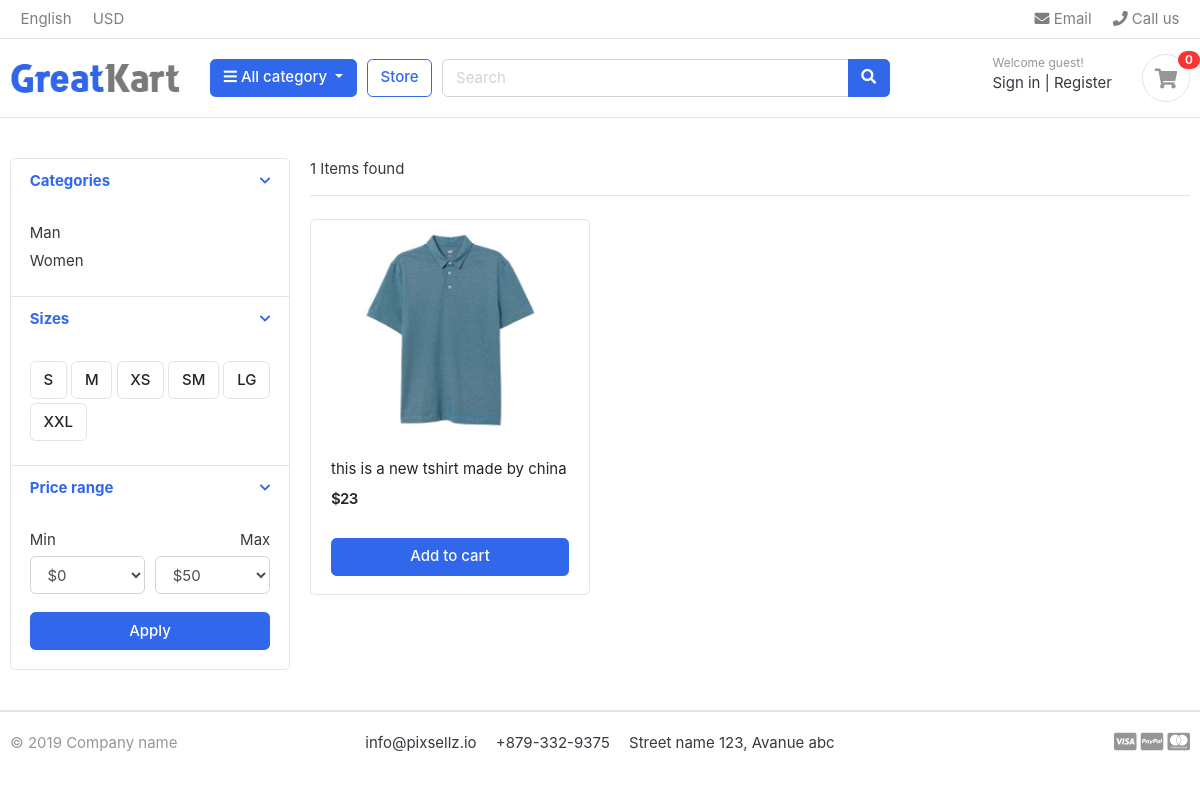
The app's page /Category/Tshirt, older data.
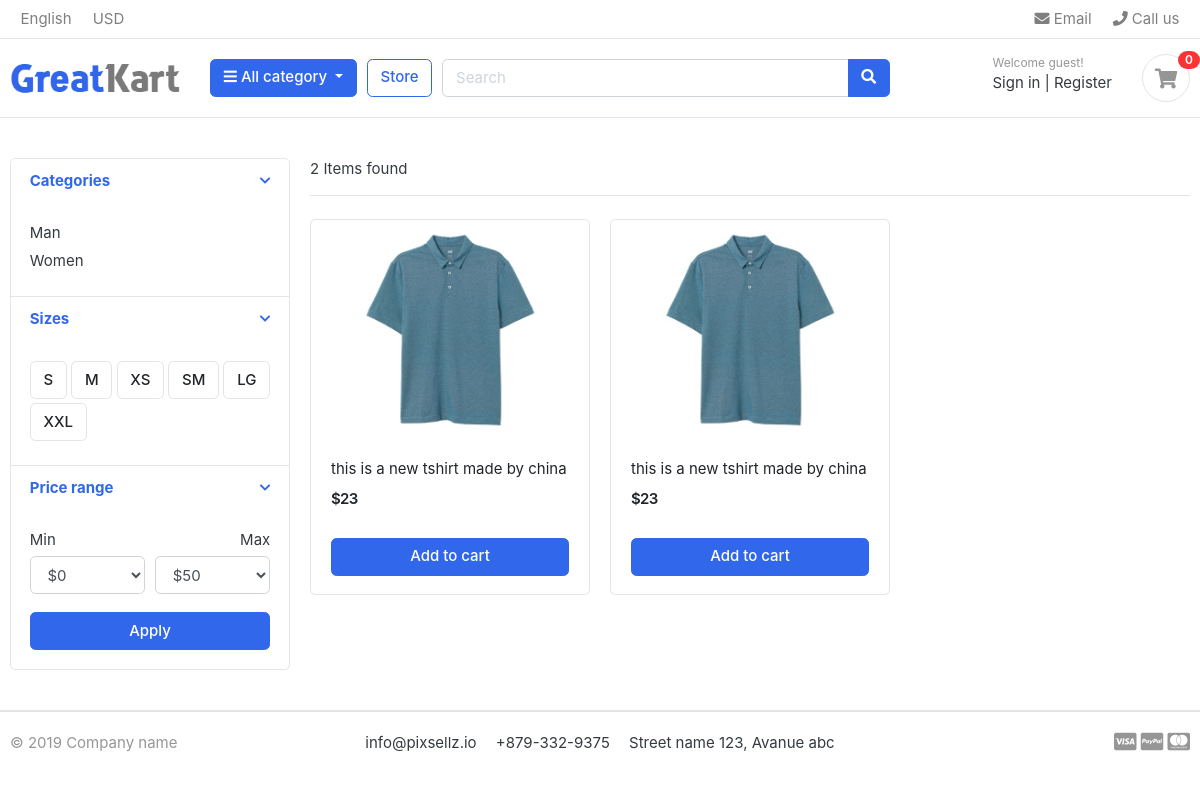
The same page, newer data.
### Categories/models.py (models this page shows, shortened)
class Category(models.Model):
    Choices=[
        ('Man','Man'),
        ('Women','Women'),
        ('Electronic','Electronic'),
        ('Tshirt', 'Tshirt'),
        ('Pants', 'Pants'),
        ('Accessories', 'Accessories'),
        ('Bags', 'Bags'),
        ('Shoes','Shoes'),
        ('Jacket','Jacket')
    ]
    ParentCategory=models.CharField(choices=Choices,max_length=50,null=True,blank=True)
    Parentitem=models.ForeignKey('self',blank=True,null=True,related_name='children',on_delete=models.CASCADE)
    def pass_parentname_url(self):
        return reverse('CategorySearch',args=[self.ParentCategory])

### SizeColor/models.py (models this page shows)
class Sizes(models.Model):
    SizeRate = [
        ('S', 'S'),
        ('M', 'M'),
        ('XS', 'XS'),
        ('SM', 'SM'),
        ('LG', 'LG'),
        ('XXL', 'XXL')
    ]
    SizeRate=models.CharField(choices=SizeRate,max_length=50)
    def __str__(self):
        return self.SizeRate

### Product/models.py (models this page shows, shortened)
class ProductDetail(models.Model):
    Pro_Detail=models.ForeignKey(Product,on_delete=models.CASCADE)
    Pro_Cat=models.ForeignKey(Category,on_delete=models.CASCADE)
    Pro_size=models.ForeignKey(Sizes,on_delete=models.CASCADE,null=True,blank=True)
    Pro_color=models.ForeignKey(Colors,on_delete=models.CASCADE,null=True,blank=True)
    objects=ProductDetail_Manger()
    def pass_value_to_url(self):
        return reverse('ProductDetailView',args=[self.id])

class Product(models.Model):
    Rate = [
        ('High', 'High'),
        ('Low', 'Low'),
        ('Affordable', 'Affordable')
    ]
    title=models.CharField(max_length=150)
    image=models.ImageField(upload_to='Photos/Product/',null=True)
    description=models.CharField(max_length=150)
    price=models.IntegerField(default=0,null=True,blank=True)
    rate=models.CharField(choices=Rate,max_length=50,null=True,blank=True)
    objects=ProductMange()

### Product/views.py (the view)
# urls.py: path('Category/<slug:CategoryName>',CategorySearch.as_view(),name="CategorySearch"),
class CategorySearch(ListView):
    paginate_by = 3
    template_name = 'SearchResult/SearchResult.html'
    model = ProductDetail
    slugvalue=None
    count=None
    def get_queryset(self):
        self.slugvalue=None
        categoryname=self.get_slug_value()
        print(categoryname)
        Product_Category = ProductDetail.objects.filter(Pro_Cat__ParentCategory__icontains=categoryname)
        if len(Product_Category)==0:
            print("Product_Category")
            Product_Category=ProductDetail.objects.filter(Pro_Cat__Parentitem__ParentCategory=categoryname)
        self.count=Product_Category.count()
        return Product_Category
    def get_slug_value(self):
        self.slugvalue=self.kwargs['CategoryName']
        return self.slugvalue
    def get_context_data(self,*args,**kwargs):
        context=super(CategorySearch, self).get_context_data(*args,**kwargs)
        categories = Category.objects.filter(Parentitem=None).distinct()
        SizeRates=Sizes.objects.all().distinct()
        print(SizeRates)
        context['Categories'] = categories
        context['SizeRates'] = SizeRates
        context['Counts'] = self.count
        return context

### Comments/context_processors.py
class CommentForm(ModelForm):
    class Meta:
        model=Comments
        fields=['Description']
        widgets={
            'Description':Textarea()
        }

### Categories/context_processors.py (called while the page is built)
def CategoriesItem(request):
    categories = Category.objects.all().exclude(Parentitem=None).values('ParentCategory')
    category_item = []
    for category in categories:
        for key in category:
            category_item.append(category.get(key))
    return dict(CategoriesItem=set(category_item))

### Comments/context_processors.py (called while the page is built)
def passform(request):
    return dict(commentform=CommentForm())

def pass_all_comments(request):
    return dict(comments=Comments.objects.all())

### templates/SearchResult/SearchResult.html (shortened to what this page needs)
{% extends 'base.html' %}
{% load static %}
{% block content %}
<section class="section-content padding-y">
<div class="container">
<div class="row">
	<aside class="col-md-3">
<div class="card">
	<article class="filter-group">
		<header class="card-header">
			<a href="#" data-toggle="collapse" data-target="#collapse_1" aria-expanded="true" class="">
				<i class="icon-control fa fa-chevron-down"></i>
				<h6 class="title">Categories</h6>
			</a>
		</header>
		<div class="filter-content collapse show" id="collapse_1" style="">
			<div class="card-body">
				<ul class="list-menu">
                    {% for category in Categories %}
				<li><a href="{{ category.pass_parentname_url }}">{{ category.ParentCategory }}  </a></li>
                    {% endfor %}
				</ul>
			</div>
		</div>
	</article>
	<article class="filter-group">
		<header class="card-header">
			<a href="#" data-toggle="collapse" data-target="#collapse_4" aria-expanded="true" class="">
				<i class="icon-control fa fa-chevron-down"></i>
				<h6 class="title">Sizes </h6>
			</a>
		</header>
		<div class="filter-content collapse show" id="collapse_4" style="">
			<div class="card-body">
                {% for size in SizeRates %}
			  <label class="checkbox-btn">
			    <span class="btn btn-light"> {{ size}} </span>
			  </label>
                {% endfor %}
		</div>
		</div>
	</article>
	<article class="filter-group">
		<header class="card-header">
			<a href="#" data-toggle="collapse" data-target="#collapse_3" aria-expanded="true" class="">
				<i class="icon-control fa fa-chevron-down"></i>
				<h6 class="title">Price range </h6>
			</a>
		</header>
		<div class="filter-content collapse show" id="collapse_3" style="">
			<div class="card-body">
				<div class="form-row">
				<div class="form-group col-md-6">
				  <label>Min</label>
				  	<select class="mr-2 form-control">
						<option value="0">$0</option>
					</select>
				</div>
				<div class="form-group text-right col-md-6">
				  <label>Max</label>
				  	<select class="mr-2 form-control">
						<option value="50">$50</option>
					</select>
				</div>
				</div>
				<button class="btn btn-block btn-primary">Apply</button>
			</div>
		</div>
	</article>
</div>
	</aside>
	<main class="col-md-9">
<header class="border-bottom mb-4 pb-3">
		<div class="form-inline">
			<span class="mr-md-auto">{{ Counts }} Items found </span>
		</div>
</header>
<div class="row">
    {% for product in page_obj %}
	<div class="col-md-4">
		<figure class="card card-product-grid">
			<div class="img-wrap">
				<img src="{{ product.Pro_Detail.image.url }}">
			</div>
			<figcaption class="info-wrap">
				<div class="fix-height">
					<a href="./product-detail.html" class="title">{{ product.Pro_Detail.description }}</a>
					<div class="price-wrap mt-2">
						<span class="price">${{ product.Pro_Detail.price }}</span>
					</div>
				</div>
				<a href="{{ product.pass_value_to_url }}" class="btn btn-block btn-primary">Add to cart </a>
			</figcaption>
		</figure>
	</div>
    {% endfor %}
</div>
	</main>
</div>
</div>
</section>
{% endblock %}

### templates/base.html
{% load static %}
<!DOCTYPE HTML>
<html lang="en">
{% include 'header/HeaderRef.html' %}
<body>
{% include 'header/Header.html' with categories=categories %}
{% block content %}
{% endblock %}
{% include 'Footer/Footer.html' %}
</body>
</html>

### templates/header/HeaderRef.html (shortened to what this page needs)
{% load static %}
<head>
<link href="{% static "css/bootstrap.css" %}" rel="stylesheet" type="text/css"/>
<link href="{% static "fonts/fontawesome/css/all.min.css" %}" type="text/css" rel="stylesheet">
<link href="{% static "css/ui.css" %}" rel="stylesheet" type="text/css"/>
<link href="{% static "css/responsive.css" %}" rel="stylesheet" media="only screen and (max-width: 1200px)" />
</head>

### templates/header/Header.html (shortened to what this page needs)
{% load static %}
<header class="section-header">
<nav class="navbar p-md-0 navbar-expand-sm navbar-light border-bottom">
<div class="container">
  <div class="collapse navbar-collapse" id="navbarTop4">
    <ul class="navbar-nav mr-auto">
    	<li class="nav-item dropdown">
		 	<a href="#" class="nav-link">   English </a>
		</li>
		<li class="nav-item dropdown">
			<a href="#" class="nav-link"> USD </a>
		</li>
    </ul>
    <ul class="navbar-nav">
		<li><a href="#" class="nav-link"> <i class="fa fa-envelope"></i> Email </a></li>
		<li><a href="#" class="nav-link"> <i class="fa fa-phone"></i> Call us </a></li>
	</ul>
  </div>
</div>
</nav>
<section class="header-main border-bottom">
	<div class="container">
<div class="row align-items-center">
	<div class="col-lg-2 col-md-3 col-6">
		<a href="./" class="brand-wrap">
			<img class="logo" src="{% static "./images/logo.png" %}">
		</a>
	</div>
	<div class="col-lg col-sm col-md col-6 flex-grow-0">
		<div class="category-wrap dropdown d-inline-block float-right">
			<button type="button" class="btn btn-primary dropdown-toggle" data-toggle="dropdown">
				<i class="fa fa-bars"></i> All category
			</button>
		</div>
	</div>
	<a href="./store.html" class="btn btn-outline-primary">Store</a>
	<div class="col-lg  col-md-6 col-sm-12 col">
		<form action="/Search" method="get" class="search">
			<div class="input-group w-100">
			    <input name="q" value="{{ request.get.q}}" type="text" class="form-control" style="width:60%;" placeholder="Search">
			    <div class="input-group-append">
			      <button class="btn btn-primary" type="submit">
			        <i class="fa fa-search"></i>
			      </button>
			    </div>
		    </div>
		</form>
	</div>
	<div class="col-lg-3 col-sm-6 col-8 order-2 order-lg-3">
				<div class="d-flex justify-content-end mb-3 mb-lg-0">
					<div class="widget-header">
						<small class="title text-muted">Welcome guest!</small>
						<div>
							<a href="./signin.html">Sign in</a> <span class="dark-transp"> | </span>
							<a href="./register.html"> Register</a>
						</div>
					</div>
					<a href="./cart.html" class="widget-header pl-3 ml-3">
						<div class="icon icon-sm rounded-circle border"><i class="fa fa-shopping-cart"></i></div>
						<span class="badge badge-pill badge-danger notify">0</span>
					</a>
				</div>
			</div>
</div>
	</div>
</section>
</header>

### templates/Footer/Footer.html
{% load static %}
<footer class="section-footer border-top">
	<div class="container">
		<section class="footer-bottom border-top row">
			<div class="col-md-2">
				<p class="text-muted"> &copy 2019 Company name </p>
			</div>
			<div class="col-md-8 text-md-center">
				<span  class="px-2">info@pixsellz.io</span>
				<span  class="px-2">+879-332-9375</span>
				<span  class="px-2">Street name 123, Avanue abc</span>
			</div>
			<div class="col-md-2 text-md-right text-muted">
				<i class="fab fa-lg fa-cc-visa"></i>
				<i class="fab fa-lg fa-cc-paypal"></i>
				<i class="fab fa-lg fa-cc-mastercard"></i>
			</div>
		</section>
	</div>
</footer>

### static/css/ui.css (style rules this page uses)
html { font-family: "Inter", sans-serif; font-size: 15px; }
.img-wrap { text-align: center; display: block; }
.img-wrap img { max-width: 100%; }
.price-wrap { letter-spacing: -0.7px; }
.icon-xs, .icon-sm, .icon-md, .icon-lg { display: inline-block; text-align: center; flex-shrink: 0; flex-grow: 0; }
.icon-sm { width: 48px; height: 48px; line-height: 48px !important; font-size: 20px; }
.padding-y { padding-top: 40px; padding-bottom: 40px; }
figure { margin-bottom: 0; }
article:after, .form-group:after { display: block; clear: both; content: ""; }
p:last-child { margin-bottom: 0; }
.header-main { position: relative; padding-top: 1rem; padding-bottom: 1rem; }
.brand-wrap .logo, .navbar-brand .logo { margin-right: 7px; max-height: 42px; display: inline-block; }
.widget-header { display: inline-block; vertical-align: middle; position: relative; }
.widget-header a { color: #343a40; }
.widget-header i { color: #969696; }
.widget-header .title { display: block; }
.widget-header .notify { position: absolute; top: -3px; right: -10px; }
.footer-bottom { padding-top: 20px; padding-bottom: 20px; }
.btn-light { background-color: #fff; border-color: #e4e4e4; }
[class*=list-] li:after { visibility: hidden; display: block; content: ""; overflow: hidden; height: 0; clear: both; }
.list-menu { list-style: none; margin: 0; padding-left: 0; }
.list-menu li { margin-bottom: 5px; }
.list-menu a { color: #343a40; }
[class*=card-product] a.title { color: #212529; display: block; }
[class*=card-product] .img-wrap { overflow: hidden; position: relative; }
[class*=card-product] .img-wrap img { height: 100%; max-width: 100%; width: auto; display: inline-block; -o-object-fit: cover; object-fit: cover; }
.card-product-grid { margin-bottom: 20px; }
.card-product-grid .img-wrap { border-radius: 0.2rem 0.2rem 0 0; height: 220px; }
.card-product-grid .info-wrap { overflow: hidden; padding: 18px 20px; }
.card-product-grid .fix-height { height: 80px; overflow: hidden; }
.card .img-wrap { overflow: hidden; }
.notify { position: absolute; top: -4px; right: -10px; display: inline-block; padding: 0.25em 0.6em; font-size: 12px; line-height: 1; text-align: center; border-radius: 3rem; color: #fff; background-color: #fa3434; }
.price { font-weight: 600; color: #212529; }
.icon-control { margin-top: 5px; float: right; font-size: 80%; }
.card-header .title { margin-bottom: 0; line-height: 1.5; }
.filter-group { border-bottom: 1px solid #e4e4e4; }
.filter-group .card-header { border-bottom: 0; }
.filter-group:last-child { border-bottom: 0; }
.checkbox-btn { position: relative; }

Row changes from the older to the newer data that the page shows:
added ProductDetail: Pro_Detail.image (picture), Pro_Detail.description "this is a new tshirt made by china", Pro_Detail.price "23"
Text that changed along with them:
{{ Counts }}: "1" → "2"
